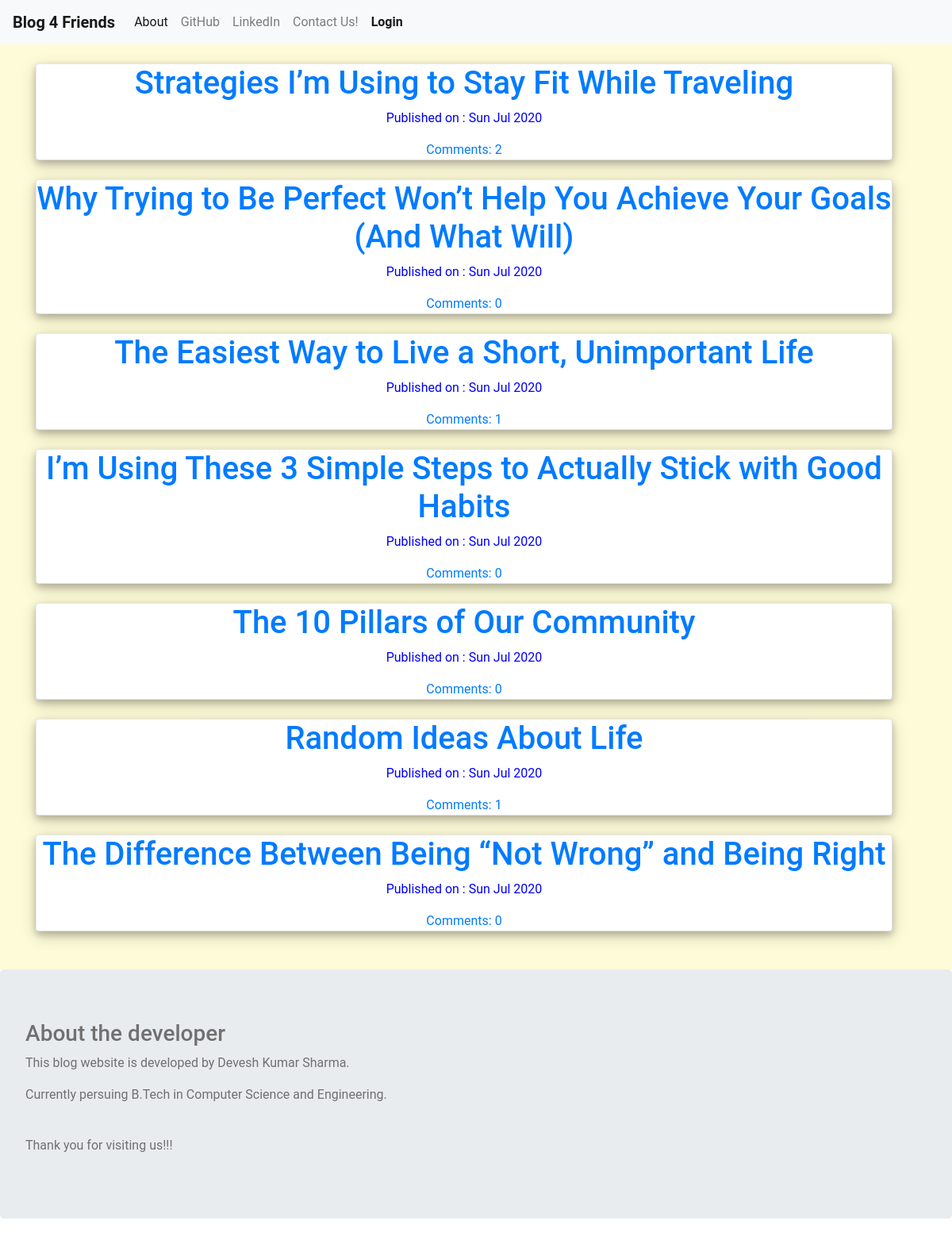
The page / on the database its author committed.
### blog/models.py (models this page shows, shortened)
class Post(models.Model):
    author = models.ForeignKey('auth.User',on_delete=models.CASCADE)
    title = models.CharField(max_length=200)
    text = models.TextField()
    created_date = models.DateTimeField(default=timezone.now)
    published_date = models.DateTimeField(blank=True,null= True)
    def approve_comments(self):
        return self.comments.filter(approved_comment=True)

### blog/views.py (the view)
# urls.py: path('',views.PostListView.as_view(),name='post_list'),
class PostListView(ListView):
    model = Post
    def get_queryset(self):
        return Post.objects.filter(published_date__lte=timezone.now()).order_by('-published_date')

### blog/templates/blog/post_list.html
{% extends "blog/base.html" %}
{% block content %}
<div class="">
<br>
  {% for post in post_list %}
<div class="card" style="color:blue;text-align:center;border-style: outset;">
  <h1> <a href="{% url 'post_detail' pk=post.pk %}">{{ post.title }}</a> </h1>
  <div class="date">
    <p>Published on : {{post.published_date|date:"D M Y"}}</p>
  </div>
  <a href="{% url 'post_detail' pk=post.pk %}">Comments: {{post.approve_comments.count}}</a>
  </div>
  <br>
  {% endfor %}
<br>
</div>
{% endblock %}

### blog/static/css/blog.css (style rules this page uses)
body { font-family: 'Roboto'; font-weight: normal; font-size: 16px; color: #707070; background: url(); https://i.pinimg.com/originals/79/35/ed/7935ed83637b110edeb5c45925b96834.jpg background-size: 1920px 1080px; background-repeat: no-repeat; }
div.card { width: 1080px; box-shadow: 0 4px 8px 0 rgba(0, 0, 0, 0.2), 0 6px 20px 0 rgba(0, 0, 0, 0.19); text-align: center; }

### rows shown on the page
Post: title "Strategies I’m Using to Stay Fit While Traveling", published_date "Sun Jul 2020", approve_comments.count "2"
Post: title "Why Trying to Be Perfect Won’t Help You Achieve Your Goals (And What Will)", published_date "Sun Jul 2020", approve_comments.count "0"
Post: title "The Easiest Way to Live a Short, Unimportant Life", published_date "Sun Jul 2020", approve_comments.count "1"
Post: title "I’m Using These 3 Simple Steps to Actually Stick with Good Habits", published_date "Sun Jul 2020", approve_comments.count "0"
Post: title "The 10 Pillars of Our Community", published_date "Sun Jul 2020", approve_comments.count "0"
Post: title "Random Ideas About Life", published_date "Sun Jul 2020", approve_comments.count "1"
Post: title "The Difference Between Being “Not Wrong” and Being Right", published_date "Sun Jul 2020", approve_comments.count "0"
